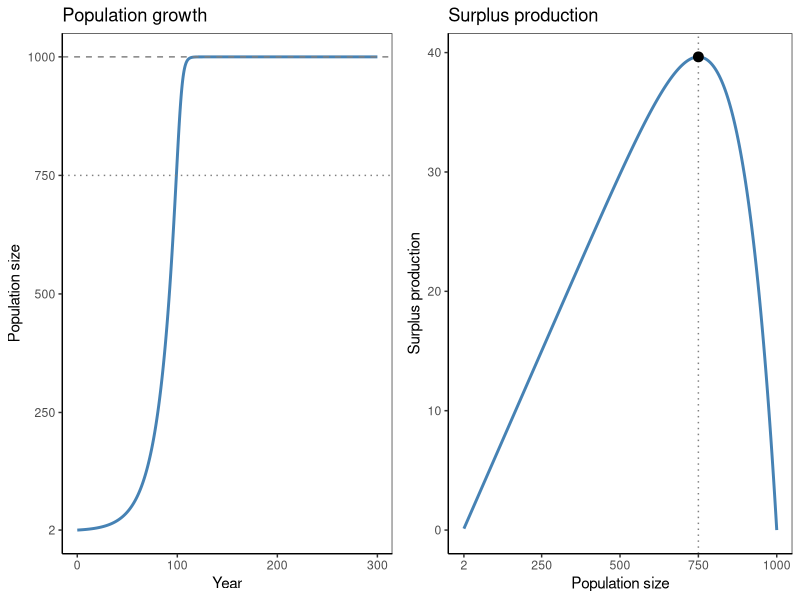

Write the R code that produced this figure.
library(ggplot2)

# Parameters
K <- 1000       # Carrying capacity
r <- 0.06      # Intrinsic growth rate per year
N0 <- 2        # Initial population
mnpl_prop <- 0.75

# Solve for shape parameter that places MNPL at 75% of K
theta <- uniroot(
  function(theta) (1 + theta)^(-1 / theta) - mnpl_prop,
  interval = c(0.01, 100)
)$root

theta
MNPL <- K * mnpl_prop

# Population growth: exact continuous-time theta-logistic solution
growth <- data.frame(year = seq(0, 300, by = 0.1))

growth$N <- K / (
  1 + ((K / N0)^theta - 1) * exp(-r * theta * growth$year)
)^(1 / theta)

# Surplus production across population sizes
production <- data.frame(N = seq(2, K, by = 1))

production$surplus <- with(
  production,
  r * N * (1 - (N / K)^theta)
)

# Maximum surplus production
Pmax <- r * MNPL * (1 - (MNPL / K)^theta)


# Plot data
################################################################################

# Theme
my_theme <-  theme(# Gridlines
                   panel.grid.major = element_blank(), 
                   panel.grid.minor = element_blank(),
                   panel.background = element_blank(), 
                   axis.line = element_line(colour = "black"),
                   # Legend
                   legend.key = element_rect(fill = NA, color=NA),
                   legend.background = element_rect(fill=alpha('blue', 0)))

# Plot 1: population growth from 2 whales toward carrying capacity
g1 <- ggplot(growth, aes(x = year, y = N)) +
  geom_line(linewidth = 1, color = "steelblue") +
  geom_hline(yintercept = K, linetype = "dashed", color = "grey50") +
  geom_hline(yintercept = MNPL, linetype = "dotted", color = "grey50") +
  scale_y_continuous(breaks = c(2, 250, 500, 750, 1000)) +
  labs(
    x = "Year",
    y = "Population size",
    title = "Population growth"
  ) +
  theme_bw() + my_theme 

# Plot 2: surplus production curve
g2 <- ggplot(production, aes(x = N, y = surplus)) +
  geom_line(linewidth = 1, color = "steelblue") +
  geom_vline(xintercept = MNPL, linetype = "dotted", color = "grey50") +
  annotate("point", x = MNPL, y = Pmax, size = 3) +
  scale_x_continuous(breaks = c(2, 250, 500, 750, 1000)) +
  labs(
    x = "Population size",
    y = "Surplus production",
    title = "Surplus production"
  ) +
  theme_bw() + my_theme 


gridExtra::grid.arrange(g1, g2, nrow=1)
